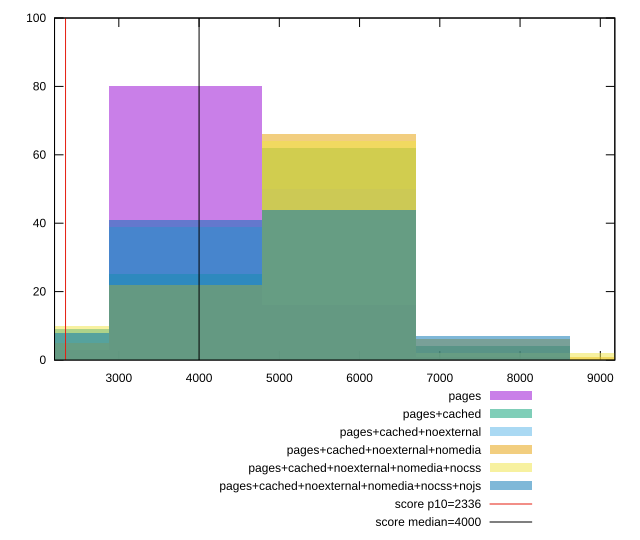

Reproduce this figure in gnuplot.
reset

$pages <<EOF
5744.676054857316 16
3829.7840365715438 80
7659.5680731430875 1
1914.8920182857719 3
EOF

$pagesCached <<EOF
5744.676054857316 62
1914.8920182857719 9
3829.7840365715438 25
7659.5680731430875 4
EOF

$pagesCachedNoexternal <<EOF
5744.676054857316 50
3829.7840365715438 39
1914.8920182857719 9
7659.5680731430875 2
EOF

$pagesCachedNoexternalNomedia <<EOF
5744.676054857316 66
3829.7840365715438 22
7659.5680731430875 6
9574.46009142886 1
1914.8920182857719 5
EOF

$pagesCachedNoexternalNomediaNocss <<EOF
5744.676054857316 64
3829.7840365715438 22
1914.8920182857719 10
7659.5680731430875 2
9574.46009142886 2
EOF

$pagesCachedNoexternalNomediaNocssNojs <<EOF
5744.676054857316 44
3829.7840365715438 41
1914.8920182857719 8
7659.5680731430875 7
EOF

set key outside below
set boxwidth 1914.8920182857719
set xrange [2198.8225:9180.902999999998]
set yrange [0:100]
set trange [0:100]
set style fill transparent solid 0.5 noborder

set parametric
set terminal svg size 640, 540 enhanced background rgb 'white'
set output "reprap/first-meaningful-paint/comparison/histogram/all_raw.svg"

plot $pages title "pages" with boxes, \
     $pagesCached title "pages+cached" with boxes, \
     $pagesCachedNoexternal title "pages+cached+noexternal" with boxes, \
     $pagesCachedNoexternalNomedia title "pages+cached+noexternal+nomedia" with boxes, \
     $pagesCachedNoexternalNomediaNocss title "pages+cached+noexternal+nomedia+nocss" with boxes, \
     $pagesCachedNoexternalNomediaNocssNojs title "pages+cached+noexternal+nomedia+nocss+nojs" with boxes, \
     2336,t title "score p10=2336", \
     4000,t title "score median=4000"

reset
